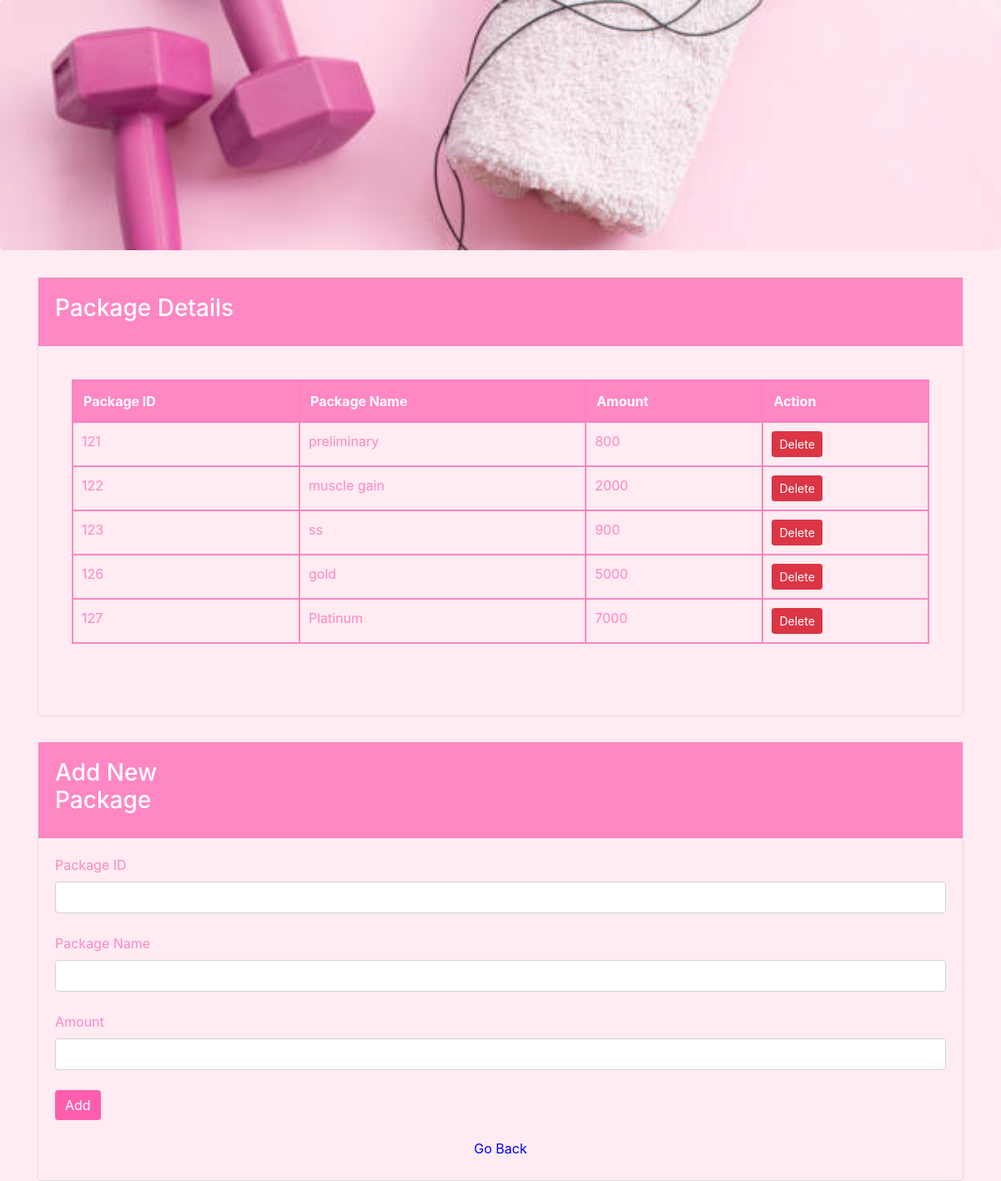
/package.php, run on the app's committed database.
### tables this page shows
CREATE TABLE `package` (
  `Package_id` int(11) NOT NULL,
  `Package_name` varchar(40) NOT NULL,
  `Amount` int(20) NOT NULL
);

### func.php (the view, shortened to what this page needs)
<?php
$con = mysqli_connect("localhost", "root", "", "loginsystem");
if (!function_exists('get_package')) {
    function get_package() {
        global $con;
        $query = "SELECT * FROM Package";
        $result = mysqli_query($con, $query);
        while ($row = mysqli_fetch_array($result)) {
            $Package_id = $row['Package_id'];
            $Package_name = $row['Package_name'];
            $Amount = $row['Amount'];
            echo '<tr>
                    <td style="border: 2px solid #ff87c3; padding: 10px;">' . $Package_id . '</td>
                    <td style="border: 2px solid #ff87c3; padding: 10px;">' . $Package_name . '</td>
                    <td style="border: 2px solid #ff87c3; padding: 10px;">' . $Amount . '</td>
                    <td style="border: 2px solid #ff87c3; padding: 10px;">
                        <form method="POST" action="package.php" onsubmit="return confirm(\'Are you sure you want to delete this package?\');">
                            <input type="hidden" name="delete_id" value="' . $Package_id . '">
                            <button type="submit" name="delete_package" class="btn btn-danger btn-sm">Delete</button>
                        </form>
                    </td>
                  </tr>';
        }
    }
}
?>

### data on the page
package: Package_id "121", Package_name "preliminary", Amount "800"
package: Package_id "122", Package_name "muscle gain", Amount "2000"
package: Package_id "123", Package_name "ss", Amount "900"
package: Package_id "126", Package_name "gold", Amount "5000"
package: Package_id "127", Package_name "Platinum", Amount "7000"
